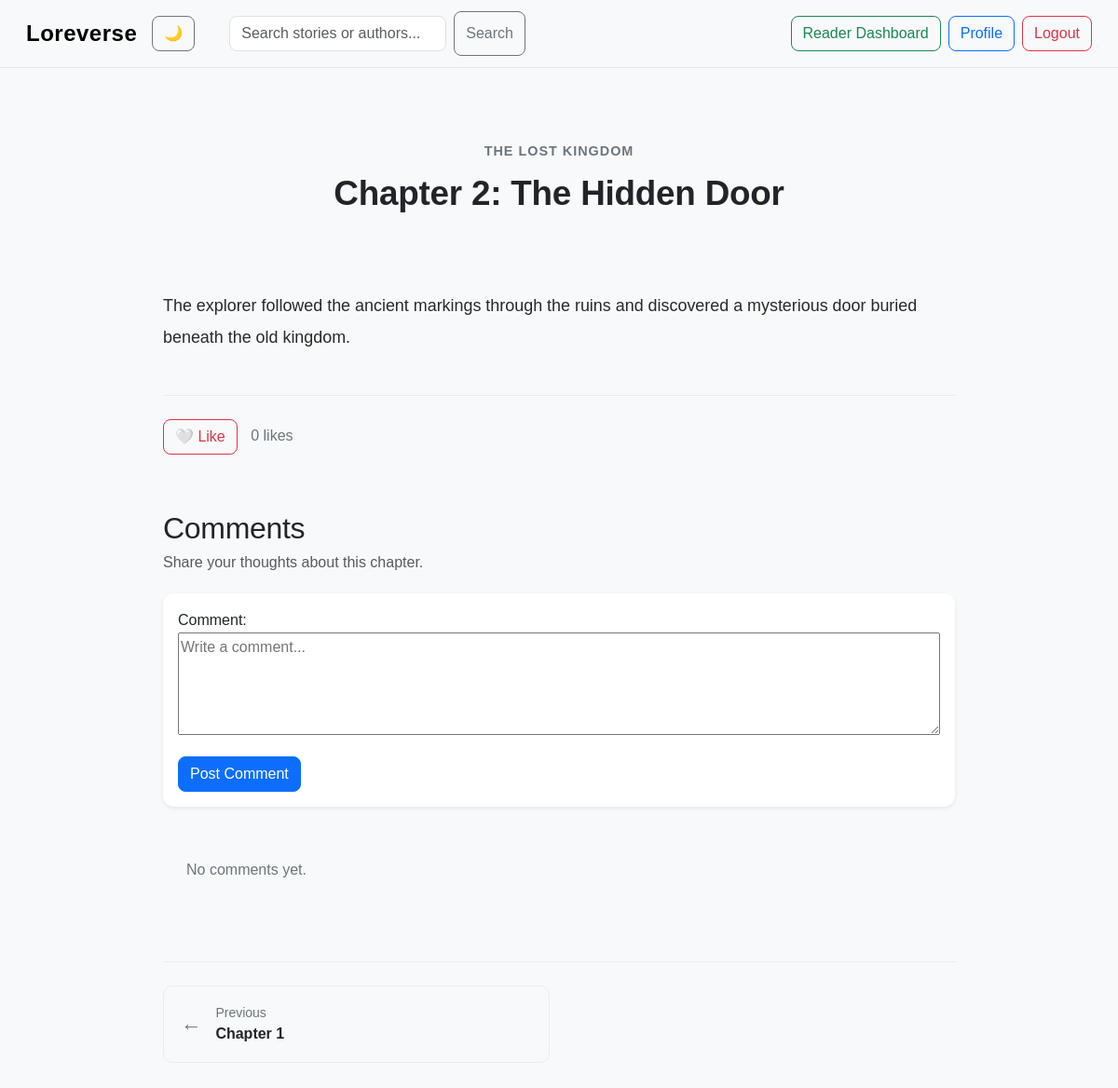
/stories/1/chapter/2/ (signed in), run on an earlier commit of the app's database.
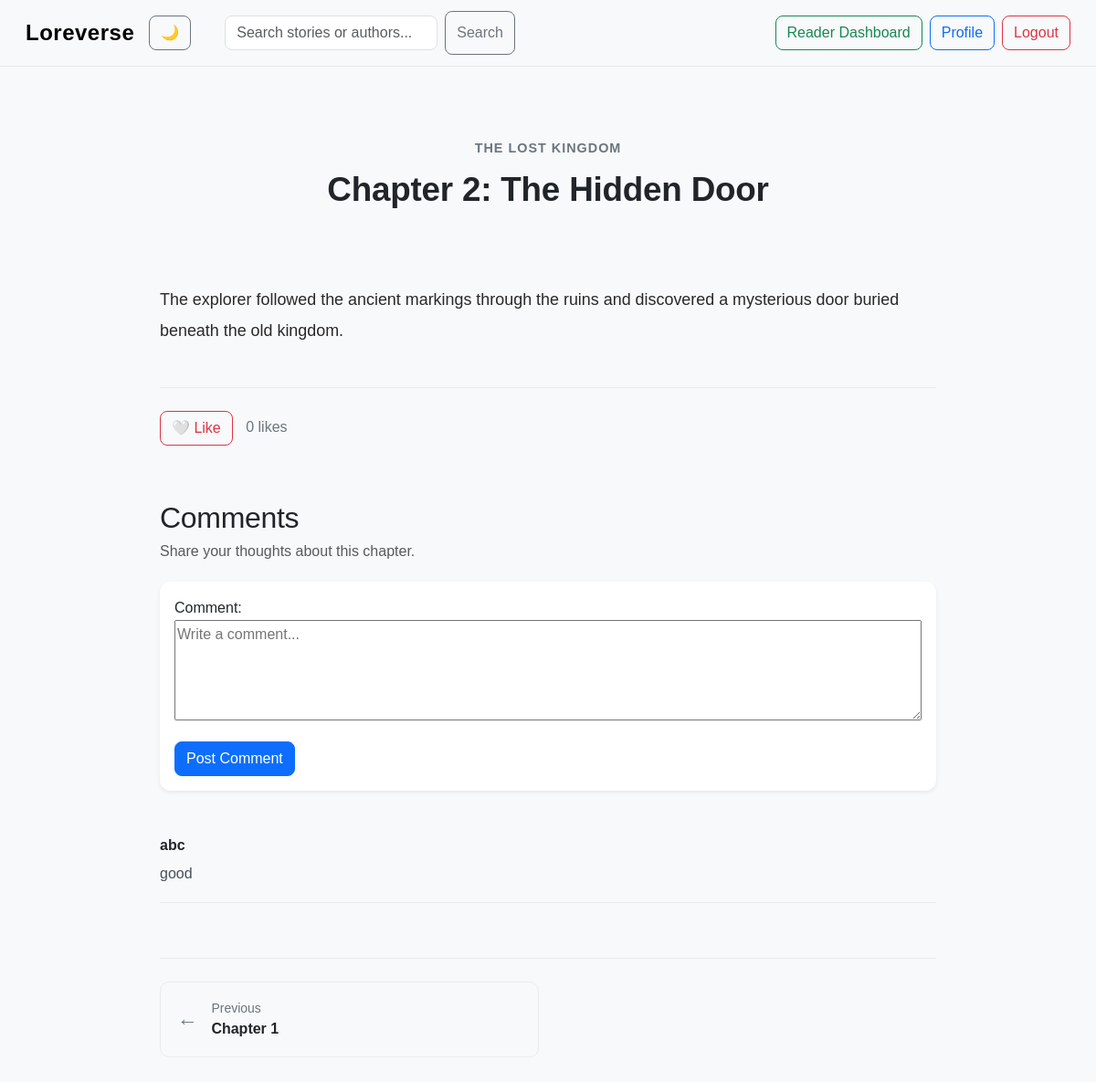
And on a later commit of the database.
### loreverse/models.py (models this page shows, shortened)
class ChapterComment(models.Model):
    user = models.ForeignKey(User, on_delete=models.CASCADE)
    chapter = models.ForeignKey(
        Chapter,
        on_delete=models.CASCADE,
        related_name="comments"
    )
    content = models.TextField()
    created_at = models.DateTimeField(auto_now_add=True)

### loreverse/views.py (the view)
# urls.py: path("stories/<int:story_id>/chapter/<int:chapter_id>/", views.read_chapter, name="read_chapter"),
@login_required
def read_chapter(request, story_id, chapter_id):
    story = get_object_or_404(Story, id=story_id, published=True)
    chapter = get_object_or_404(
        Chapter,
        id=chapter_id,
        story=story
    )
    chapters = list(
        story.chapters.all().order_by("chapter_number")
    )
    current_index = chapters.index(chapter)
    previous_chapter = None
    next_chapter = None
    if current_index > 0:
        previous_chapter = chapters[current_index - 1]
    if current_index < len(chapters) - 1:
        next_chapter = chapters[current_index + 1]
    ReadingProgress.objects.update_or_create(
        user=request.user,
        story=story,
        defaults={"chapter": chapter}
    )
    ReadingHistory.objects.update_or_create(
        user=request.user,
        story=story
    )
    if request.method == "POST":
        comment_form = ChapterCommentForm(request.POST)
        if comment_form.is_valid():
            comment = comment_form.save(commit=False)
            comment.user = request.user
            comment.chapter = chapter
            comment.save()
            return redirect(
                "read_chapter",
                story_id=story.id,
                chapter_id=chapter.id
            )
    else:
        comment_form = ChapterCommentForm()
    likes_count = chapter.likes.count()
    user_liked = ChapterLike.objects.filter(
        user=request.user,
        chapter=chapter
    ).exists()
    comments = chapter.comments.all().order_by("created_at")
    return render(request, "loreverse/read_chapter.html", {
        "story": story,
        "chapter": chapter,
        "previous_chapter": previous_chapter,
        "next_chapter": next_chapter,
        "likes_count": likes_count,
        "user_liked": user_liked,
        "comment_form": comment_form,
        "comments": comments,
    })

### loreverse/forms.py
class ChapterCommentForm(forms.ModelForm):
    class Meta:
        model = ChapterComment
        fields = ["content"]
        labels = {
            "content": "Comment"
        }
        widgets = {
            "content": forms.Textarea(attrs={
                "rows": 3,
                "placeholder": "Write a comment..."
            })
        }

### loreverse/templates/loreverse/read_chapter.html (shortened to what this page needs)
{% extends "loreverse/layout.html" %}
{% block body %}
<div class="container py-5">
    <article class="reading-page">
        <header class="reading-header">
            <p class="reading-story-title">
                {{ story.title }}
            </p>
            <h1>Chapter {{ chapter.chapter_number }}:
                {{ chapter.title }}
            </h1>
        </header>
        <div class="chapter-content">
            {{ chapter.content }}
        </div>
        <div class="chapter-like">
            <form action="{% url 'toggle_chapter_like' story.id chapter.id %}"
                  method="post">
                <button type="submit"
                        class="btn {% if user_liked %}btn-danger{% else %}btn-outline-danger{% endif %}">
                    {% if user_liked %}
                        ❤️ Unlike
                    {% else %}
                        🤍 Like
                    {% endif %}
                </button>
                <span class="likes-count">{{ likes_count }} likes</span>
            </form>
        </div>
        <section class="comments-section">
            <h2>Comments</h2>
            <p class="text-muted">Share your thoughts about this chapter.</p>
            <div class="comment-form card border-0 shadow-sm">
                <div class="card-body">
                    <form method="post">
                        {{ comment_form.as_p }}
                        <button type="submit" class="btn btn-primary">
                            Post Comment
                        </button>
                    </form>
                </div>
            </div>
            <div class="comments-list">
                {% for comment in comments %}
                    <div class="comment-item">
                        <strong>{{ comment.user.username }}</strong>
                        <p>{{ comment.content }}</p>
                    </div>
                {% empty %}
                    <div class="empty-state">
                        <p>No comments yet.</p>
                    </div>
                {% endfor %}
            </div>
        </section>
        <nav class="chapter-navigation"
             aria-label="Chapter navigation">
            {% if previous_chapter %}
                <a href="{% url 'read_chapter' story.id previous_chapter.id %}" class="chapter-nav-button">
                    <span>←</span>
                    <div>
                        <small>Previous</small>
                        <strong>Chapter {{ previous_chapter.chapter_number }}</strong>
                    </div>
                </a>
            {% else %}
                <div></div>
            {% endif %}
        </nav>
    </article>
</div>
{% endblock %}

What changed in the data, as far as the page shows it:
added ChapterComment: user.username "abc", content "good"
Also different on the page:
text no longer shown: "No comments yet."
